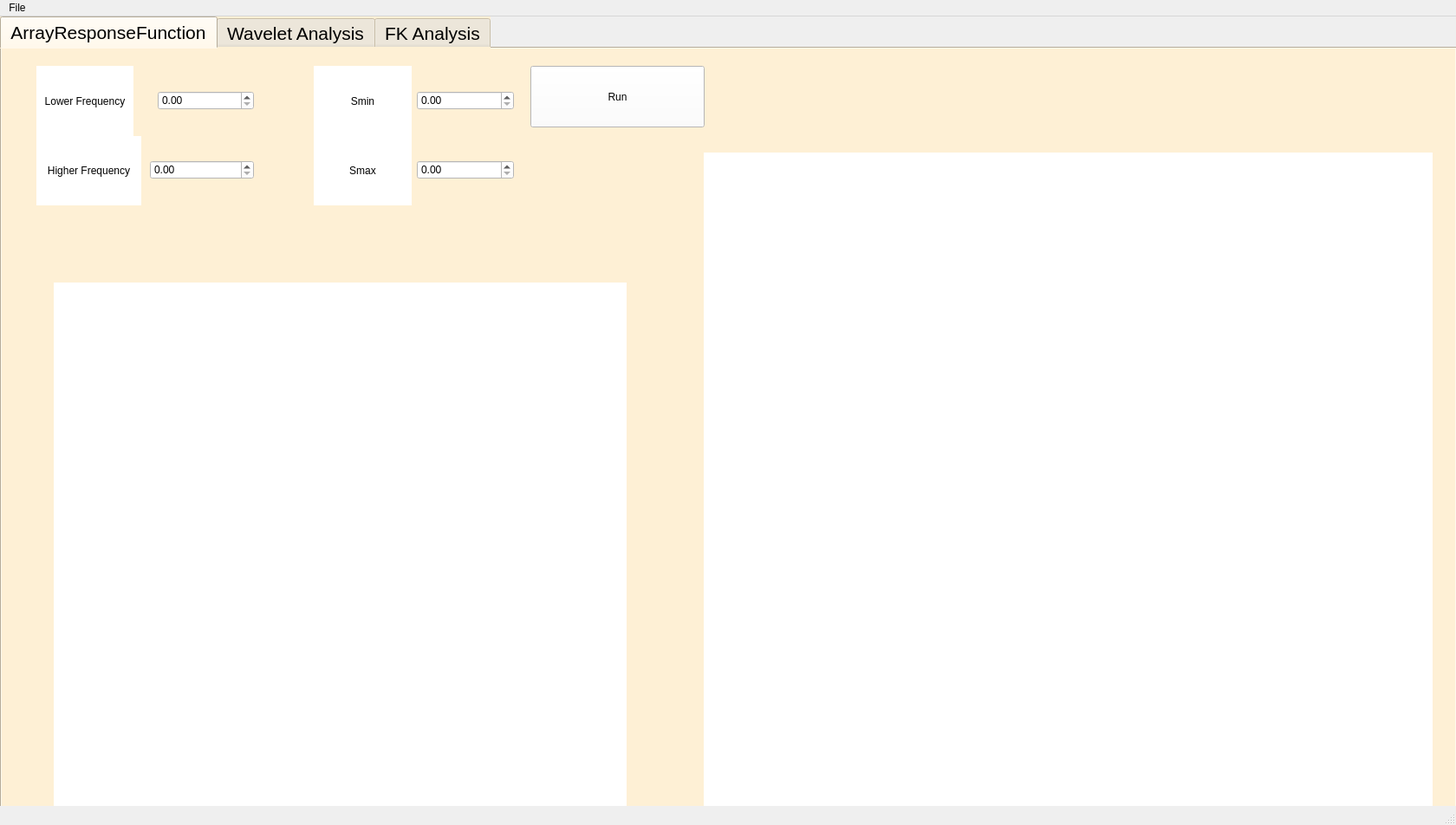
<?xml version="1.0" encoding="UTF-8"?>
<ui version="4.0">
 <class>MainWindow</class>
 <widget class="QMainWindow" name="MainWindow">
  <property name="geometry">
   <rect>
    <x>0</x>
    <y>0</y>
    <width>1680</width>
    <height>952</height>
   </rect>
  </property>
  <property name="windowTitle">
   <string>MainWindow</string>
  </property>
  <widget class="QWidget" name="centralwidget">
   <property name="autoFillBackground">
    <bool>true</bool>
   </property>
   <widget class="QTabWidget" name="ArrayAnalysis">
    <property name="geometry">
     <rect>
      <x>0</x>
      <y>0</y>
      <width>1681</width>
      <height>1011</height>
     </rect>
    </property>
    <property name="palette">
     <palette>
      <active>
       <colorrole role="Button">
        <brush brushstyle="SolidPattern">
         <color alpha="255">
          <red>254</red>
          <green>240</green>
          <blue>213</blue>
         </color>
        </brush>
       </colorrole>
       <colorrole role="Base">
        <brush brushstyle="SolidPattern">
         <color alpha="255">
          <red>254</red>
          <green>240</green>
          <blue>213</blue>
         </color>
        </brush>
       </colorrole>
       <colorrole role="Window">
        <brush brushstyle="SolidPattern">
         <color alpha="255">
          <red>254</red>
          <green>240</green>
          <blue>213</blue>
         </color>
        </brush>
       </colorrole>
      </active>
      <inactive>
       <colorrole role="Button">
        <brush brushstyle="SolidPattern">
         <color alpha="255">
          <red>254</red>
          <green>240</green>
          <blue>213</blue>
         </color>
        </brush>
       </colorrole>
       <colorrole role="Base">
        <brush brushstyle="SolidPattern">
         <color alpha="255">
          <red>254</red>
          <green>240</green>
          <blue>213</blue>
         </color>
        </brush>
       </colorrole>
       <colorrole role="Window">
        <brush brushstyle="SolidPattern">
         <color alpha="255">
          <red>254</red>
          <green>240</green>
          <blue>213</blue>
         </color>
        </brush>
       </colorrole>
      </inactive>
      <disabled>
       <colorrole role="Button">
        <brush brushstyle="SolidPattern">
         <color alpha="255">
          <red>254</red>
          <green>240</green>
          <blue>213</blue>
         </color>
        </brush>
       </colorrole>
       <colorrole role="Base">
        <brush brushstyle="SolidPattern">
         <color alpha="255">
          <red>254</red>
          <green>240</green>
          <blue>213</blue>
         </color>
        </brush>
       </colorrole>
       <colorrole role="Window">
        <brush brushstyle="SolidPattern">
         <color alpha="255">
          <red>254</red>
          <green>240</green>
          <blue>213</blue>
         </color>
        </brush>
       </colorrole>
      </disabled>
     </palette>
    </property>
    <property name="font">
     <font>
      <family>Arial</family>
      <pointsize>16</pointsize>
      <weight>50</weight>
      <italic>false</italic>
      <bold>false</bold>
     </font>
    </property>
    <property name="mouseTracking">
     <bool>true</bool>
    </property>
    <property name="toolTip">
     <string>&lt;html&gt;&lt;head/&gt;&lt;body&gt;&lt;p&gt;Seismogram&lt;/p&gt;&lt;/body&gt;&lt;/html&gt;</string>
    </property>
    <property name="whatsThis">
     <string>&lt;html&gt;&lt;head/&gt;&lt;body&gt;&lt;p&gt;FK analysis&lt;/p&gt;&lt;/body&gt;&lt;/html&gt;</string>
    </property>
    <property name="styleSheet">
     <string notr="true">background-color: rgb(231, 247, 248);
background-color: rgb(254, 240, 213);
font: 16pt &quot;Arial&quot;;
</string>
    </property>
    <property name="currentIndex">
     <number>0</number>
    </property>
    <property name="usesScrollButtons">
     <bool>false</bool>
    </property>
    <widget class="QWidget" name="ArrayResponseFunction">
     <property name="font">
      <font>
       <family>Arial</family>
       <pointsize>16</pointsize>
       <weight>50</weight>
       <italic>false</italic>
       <bold>false</bold>
      </font>
     </property>
     <attribute name="title">
      <string>ArrayResponseFunction</string>
     </attribute>
     <widget class="QWidget" name="horizontalLayoutWidget">
      <property name="geometry">
       <rect>
        <x>40</x>
        <y>100</y>
        <width>251</width>
        <height>81</height>
       </rect>
      </property>
      <layout class="QHBoxLayout" name="horizontalLayout">
       <property name="spacing">
        <number>10</number>
       </property>
       <item>
        <widget class="QLabel" name="label_3">
         <property name="styleSheet">
          <string notr="true">background-color: rgb(255, 255, 255);</string>
         </property>
         <property name="text">
          <string>Higher Frequency</string>
         </property>
         <property name="alignment">
          <set>Qt::AlignCenter</set>
         </property>
        </widget>
       </item>
       <item>
        <widget class="QDoubleSpinBox" name="HF">
         <property name="styleSheet">
          <string notr="true">background-color: rgb(255, 255, 255);</string>
         </property>
         <property name="decimals">
          <number>2</number>
         </property>
        </widget>
       </item>
      </layout>
     </widget>
     <widget class="QWidget" name="horizontalLayoutWidget_2">
      <property name="geometry">
       <rect>
        <x>40</x>
        <y>20</y>
        <width>251</width>
        <height>81</height>
       </rect>
      </property>
      <layout class="QHBoxLayout" name="horizontalLayout_2">
       <property name="spacing">
        <number>28</number>
       </property>
       <item>
        <widget class="QLabel" name="label_2">
         <property name="styleSheet">
          <string notr="true">background-color: rgb(255, 255, 255);</string>
         </property>
         <property name="text">
          <string>Lower Frequency</string>
         </property>
         <property name="alignment">
          <set>Qt::AlignCenter</set>
         </property>
        </widget>
       </item>
       <item>
        <widget class="QDoubleSpinBox" name="LF">
         <property name="styleSheet">
          <string notr="true">background-color: rgb(255, 255, 255);</string>
         </property>
         <property name="decimals">
          <number>2</number>
         </property>
        </widget>
       </item>
      </layout>
     </widget>
     <widget class="QPushButton" name="pb_test">
      <property name="geometry">
       <rect>
        <x>610</x>
        <y>20</y>
        <width>201</width>
        <height>71</height>
       </rect>
      </property>
      <property name="styleSheet">
       <string notr="true">background-color: rgb(255, 255, 255);</string>
      </property>
      <property name="text">
       <string>Run</string>
      </property>
     </widget>
     <widget class="QWidget" name="horizontalLayoutWidget_3">
      <property name="geometry">
       <rect>
        <x>360</x>
        <y>20</y>
        <width>231</width>
        <height>81</height>
       </rect>
      </property>
      <layout class="QHBoxLayout" name="horizontalLayout_3">
       <item>
        <widget class="QLabel" name="label">
         <property name="styleSheet">
          <string notr="true">background-color: rgb(255, 255, 255);</string>
         </property>
         <property name="text">
          <string>Smin</string>
         </property>
         <property name="alignment">
          <set>Qt::AlignCenter</set>
         </property>
        </widget>
       </item>
       <item>
        <widget class="QDoubleSpinBox" name="Smin">
         <property name="styleSheet">
          <string notr="true">background-color: rgb(255, 255, 255);</string>
         </property>
         <property name="decimals">
          <number>2</number>
         </property>
        </widget>
       </item>
      </layout>
     </widget>
     <widget class="QWidget" name="horizontalLayoutWidget_4">
      <property name="geometry">
       <rect>
        <x>360</x>
        <y>100</y>
        <width>231</width>
        <height>81</height>
       </rect>
      </property>
      <layout class="QHBoxLayout" name="horizontalLayout_4">
       <item>
        <widget class="QLabel" name="label_4">
         <property name="autoFillBackground">
          <bool>false</bool>
         </property>
         <property name="styleSheet">
          <string notr="true">background-color: rgb(255, 255, 255);</string>
         </property>
         <property name="text">
          <string>Smax</string>
         </property>
         <property name="alignment">
          <set>Qt::AlignCenter</set>
         </property>
        </widget>
       </item>
       <item>
        <widget class="QDoubleSpinBox" name="Smax">
         <property name="styleSheet">
          <string notr="true">background-color: rgb(255, 255, 255);</string>
         </property>
         <property name="decimals">
          <number>2</number>
         </property>
        </widget>
       </item>
      </layout>
     </widget>
     <widget class="MatplotlibWidget_1" name="grafico3" native="true">
      <property name="geometry">
       <rect>
        <x>60</x>
        <y>270</y>
        <width>661</width>
        <height>661</height>
       </rect>
      </property>
      <property name="styleSheet">
       <string notr="true">background-color: rgb(255, 255, 255);</string>
      </property>
     </widget>
     <widget class="MatplotlibWidget_2" name="grafico4" native="true">
      <property name="geometry">
       <rect>
        <x>810</x>
        <y>120</y>
        <width>841</width>
        <height>841</height>
       </rect>
      </property>
      <property name="styleSheet">
       <string notr="true">background-color: rgb(255, 255, 255);</string>
      </property>
     </widget>
    </widget>
    <widget class="QWidget" name="WaveletAnalysis">
     <attribute name="title">
      <string>Wavelet Analysis</string>
     </attribute>
     <widget class="QWidget" name="verticalLayoutWidget">
      <property name="geometry">
       <rect>
        <x>20</x>
        <y>10</y>
        <width>251</width>
        <height>112</height>
       </rect>
      </property>
      <layout class="QVBoxLayout" name="verticalLayout">
       <item>
        <widget class="QPushButton" name="pushButton">
         <property name="styleSheet">
          <string notr="true">background-color: rgb(255, 255, 255);</string>
         </property>
         <property name="text">
          <string>Path to the Seimograms</string>
         </property>
        </widget>
       </item>
       <item>
        <widget class="QLineEdit" name="line1">
         <property name="styleSheet">
          <string notr="true">background-color: rgb(255, 255, 255);</string>
         </property>
         <property name="text">
          <string/>
         </property>
        </widget>
       </item>
      </layout>
     </widget>
     <widget class="QWidget" name="verticalLayoutWidget_2">
      <property name="geometry">
       <rect>
        <x>280</x>
        <y>10</y>
        <width>251</width>
        <height>112</height>
       </rect>
      </property>
      <layout class="QVBoxLayout" name="verticalLayout_2">
       <item>
        <widget class="QPushButton" name="pushButton_2">
         <property name="styleSheet">
          <string notr="true">background-color: rgb(255, 255, 255);</string>
         </property>
         <property name="text">
          <string>Path to the output</string>
         </property>
        </widget>
       </item>
       <item>
        <widget class="QLineEdit" name="line2">
         <property name="styleSheet">
          <string notr="true">background-color: rgb(255, 255, 255);</string>
         </property>
        </widget>
       </item>
      </layout>
     </widget>
     <widget class="QDoubleSpinBox" name="LF1">
      <property name="geometry">
       <rect>
        <x>810</x>
        <y>10</y>
        <width>68</width>
        <height>24</height>
       </rect>
      </property>
      <property name="styleSheet">
       <string notr="true">background-color: rgb(255, 255, 255);</string>
      </property>
     </widget>
     <widget class="QDoubleSpinBox" name="HF1">
      <property name="geometry">
       <rect>
        <x>810</x>
        <y>40</y>
        <width>68</width>
        <height>24</height>
       </rect>
      </property>
      <property name="styleSheet">
       <string notr="true">background-color: rgb(255, 255, 255);</string>
      </property>
     </widget>
     <widget class="QDoubleSpinBox" name="NC1">
      <property name="geometry">
       <rect>
        <x>1090</x>
        <y>10</y>
        <width>68</width>
        <height>24</height>
       </rect>
      </property>
      <property name="styleSheet">
       <string notr="true">background-color: rgb(255, 255, 255);</string>
      </property>
     </widget>
     <widget class="QPlainTextEdit" name="plainTextEdit_3">
      <property name="geometry">
       <rect>
        <x>560</x>
        <y>10</y>
        <width>241</width>
        <height>31</height>
       </rect>
      </property>
      <property name="styleSheet">
       <string notr="true">background-color: rgb(255, 255, 255);</string>
      </property>
      <property name="plainText">
       <string>Lower Frequency</string>
      </property>
     </widget>
     <widget class="QPlainTextEdit" name="plainTextEdit_4">
      <property name="geometry">
       <rect>
        <x>560</x>
        <y>40</y>
        <width>241</width>
        <height>31</height>
       </rect>
      </property>
      <property name="styleSheet">
       <string notr="true">background-color: rgb(255, 255, 255);</string>
      </property>
      <property name="plainText">
       <string>Higher Frequency</string>
      </property>
     </widget>
     <widget class="QPlainTextEdit" name="plainTextEdit_5">
      <property name="geometry">
       <rect>
        <x>890</x>
        <y>10</y>
        <width>191</width>
        <height>31</height>
       </rect>
      </property>
      <property name="styleSheet">
       <string notr="true">background-color: rgb(255, 255, 255);</string>
      </property>
      <property name="plainText">
       <string>Number of Cycles min</string>
      </property>
     </widget>
     <widget class="QPlainTextEdit" name="plainTextEdit_6">
      <property name="geometry">
       <rect>
        <x>560</x>
        <y>70</y>
        <width>241</width>
        <height>31</height>
       </rect>
      </property>
      <property name="styleSheet">
       <string notr="true">background-color: rgb(255, 255, 255);</string>
      </property>
      <property name="plainText">
       <string>Wavelet Duration</string>
      </property>
     </widget>
     <widget class="QDoubleSpinBox" name="WD">
      <property name="geometry">
       <rect>
        <x>810</x>
        <y>70</y>
        <width>68</width>
        <height>24</height>
       </rect>
      </property>
      <property name="styleSheet">
       <string notr="true">background-color: rgb(255, 255, 255);</string>
      </property>
     </widget>
     <widget class="QPlainTextEdit" name="plainTextEdit_7">
      <property name="geometry">
       <rect>
        <x>890</x>
        <y>40</y>
        <width>191</width>
        <height>31</height>
       </rect>
      </property>
      <property name="styleSheet">
       <string notr="true">background-color: rgb(255, 255, 255);</string>
      </property>
      <property name="plainText">
       <string>Number of Cycles max</string>
      </property>
     </widget>
     <widget class="QDoubleSpinBox" name="NC2">
      <property name="geometry">
       <rect>
        <x>1090</x>
        <y>40</y>
        <width>68</width>
        <height>24</height>
       </rect>
      </property>
      <property name="styleSheet">
       <string notr="true">background-color: rgb(255, 255, 255);</string>
      </property>
     </widget>
     <widget class="QPushButton" name="check1">
      <property name="geometry">
       <rect>
        <x>1210</x>
        <y>20</y>
        <width>181</width>
        <height>81</height>
       </rect>
      </property>
      <property name="styleSheet">
       <string notr="true">background-color: rgb(255, 255, 255);</string>
      </property>
      <property name="text">
       <string>Run</string>
      </property>
     </widget>
     <widget class="QLabel" name="plotWavelet">
      <property name="geometry">
       <rect>
        <x>510</x>
        <y>130</y>
        <width>501</width>
        <height>851</height>
       </rect>
      </property>
      <property name="styleSheet">
       <string notr="true">background-color: rgb(255, 255, 255);</string>
      </property>
      <property name="text">
       <string/>
      </property>
     </widget>
     <widget class="QLabel" name="plotSeismogram">
      <property name="geometry">
       <rect>
        <x>10</x>
        <y>130</y>
        <width>501</width>
        <height>851</height>
       </rect>
      </property>
      <property name="styleSheet">
       <string notr="true">background-color: rgb(255, 255, 255);</string>
      </property>
      <property name="text">
       <string/>
      </property>
     </widget>
     <widget class="QLabel" name="plotScalogram">
      <property name="geometry">
       <rect>
        <x>990</x>
        <y>130</y>
        <width>681</width>
        <height>851</height>
       </rect>
      </property>
      <property name="styleSheet">
       <string notr="true">background-color: rgb(255, 255, 255);</string>
      </property>
      <property name="text">
       <string/>
      </property>
     </widget>
     <widget class="QLabel" name="label_5">
      <property name="geometry">
       <rect>
        <x>200</x>
        <y>140</y>
        <width>111</width>
        <height>31</height>
       </rect>
      </property>
      <property name="styleSheet">
       <string notr="true">font: 18pt &quot;DIN Alternate&quot;;
background-color: rgb(255, 255, 255);</string>
      </property>
      <property name="text">
       <string>Seismograms</string>
      </property>
     </widget>
     <widget class="QLabel" name="label_6">
      <property name="geometry">
       <rect>
        <x>740</x>
        <y>140</y>
        <width>31</width>
        <height>31</height>
       </rect>
      </property>
      <property name="styleSheet">
       <string notr="true">font: 18pt &quot;DIN Alternate&quot;;
background-color: rgb(255, 255, 255);</string>
      </property>
      <property name="text">
       <string>CFs</string>
      </property>
     </widget>
     <widget class="QLabel" name="label_7">
      <property name="geometry">
       <rect>
        <x>1280</x>
        <y>140</y>
        <width>91</width>
        <height>31</height>
       </rect>
      </property>
      <property name="styleSheet">
       <string notr="true">font: 18pt &quot;DIN Alternate&quot;;
background-color: rgb(255, 255, 255);</string>
      </property>
      <property name="text">
       <string>Scalograms</string>
      </property>
     </widget>
    </widget>
    <widget class="QWidget" name="FK">
     <property name="font">
      <font>
       <family>Arial</family>
       <pointsize>16</pointsize>
       <weight>50</weight>
       <italic>false</italic>
       <bold>false</bold>
      </font>
     </property>
     <attribute name="title">
      <string>FK Analysis</string>
     </attribute>
     <widget class="QPushButton" name="RunFK">
      <property name="geometry">
       <rect>
        <x>1120</x>
        <y>80</y>
        <width>231</width>
        <height>111</height>
       </rect>
      </property>
      <property name="styleSheet">
       <string notr="true">background-color: rgb(255, 255, 255);</string>
      </property>
      <property name="text">
       <string>RUN</string>
      </property>
     </widget>
     <widget class="QDoubleSpinBox" name="LF2">
      <property name="geometry">
       <rect>
        <x>230</x>
        <y>280</y>
        <width>68</width>
        <height>24</height>
       </rect>
      </property>
      <property name="styleSheet">
       <string notr="true">background-color: rgb(255, 255, 255);</string>
      </property>
     </widget>
     <widget class="QDoubleSpinBox" name="HF2">
      <property name="geometry">
       <rect>
        <x>230</x>
        <y>350</y>
        <width>68</width>
        <height>24</height>
       </rect>
      </property>
      <property name="styleSheet">
       <string notr="true">background-color: rgb(255, 255, 255);</string>
      </property>
     </widget>
     <widget class="QPlainTextEdit" name="plainTextEdit_8">
      <property name="geometry">
       <rect>
        <x>60</x>
        <y>270</y>
        <width>141</width>
        <height>61</height>
       </rect>
      </property>
      <property name="font">
       <font>
        <family>Arial</family>
        <pointsize>16</pointsize>
        <weight>50</weight>
        <italic>false</italic>
        <bold>false</bold>
       </font>
      </property>
      <property name="styleSheet">
       <string notr="true">background-color: rgb(255, 255, 255);</string>
      </property>
      <property name="plainText">
       <string>
Lower Frequency</string>
      </property>
      <property name="centerOnScroll">
       <bool>false</bool>
      </property>
     </widget>
     <widget class="QPlainTextEdit" name="plainTextEdit_9">
      <property name="geometry">
       <rect>
        <x>60</x>
        <y>330</y>
        <width>141</width>
        <height>61</height>
       </rect>
      </property>
      <property name="font">
       <font>
        <family>Arial</family>
        <pointsize>16</pointsize>
        <weight>50</weight>
        <italic>false</italic>
        <bold>false</bold>
       </font>
      </property>
      <property name="styleSheet">
       <string notr="true">background-color: rgb(255, 255, 255);</string>
      </property>
      <property name="plainText">
       <string>
Higher Frequency</string>
      </property>
     </widget>
     <widget class="QPlainTextEdit" name="plainTextEdit_10">
      <property name="geometry">
       <rect>
        <x>60</x>
        <y>400</y>
        <width>141</width>
        <height>61</height>
       </rect>
      </property>
      <property name="font">
       <font>
        <family>Arial</family>
        <pointsize>16</pointsize>
        <weight>50</weight>
        <italic>false</italic>
        <bold>false</bold>
       </font>
      </property>
      <property name="styleSheet">
       <string notr="true">background-color: rgb(255, 255, 255);
border-color: rgb(255, 255, 255);</string>
      </property>
      <property name="plainText">
       <string>
 Max Slowness</string>
      </property>
     </widget>
     <widget class="QPlainTextEdit" name="plainTextEdit_11">
      <property name="geometry">
       <rect>
        <x>60</x>
        <y>470</y>
        <width>141</width>
        <height>61</height>
       </rect>
      </property>
      <property name="font">
       <font>
        <family>Arial</family>
        <pointsize>16</pointsize>
        <weight>50</weight>
        <italic>false</italic>
        <bold>false</bold>
       </font>
      </property>
      <property name="styleSheet">
       <string notr="true">background-color: rgb(255, 255, 255);</string>
      </property>
      <property name="plainText">
       <string>Slowness 
Resolution</string>
      </property>
     </widget>
     <widget class="QDoubleSpinBox" name="MaxSlow">
      <property name="geometry">
       <rect>
        <x>220</x>
        <y>420</y>
        <width>68</width>
        <height>24</height>
       </rect>
      </property>
      <property name="styleSheet">
       <string notr="true">background-color: rgb(255, 255, 255);</string>
      </property>
     </widget>
     <widget class="QDoubleSpinBox" name="SlowRes">
      <property name="geometry">
       <rect>
        <x>220</x>
        <y>480</y>
        <width>68</width>
        <height>24</height>
       </rect>
      </property>
      <property name="styleSheet">
       <string notr="true">background-color: rgb(255, 255, 255);</string>
      </property>
     </widget>
     <widget class="QWidget" name="verticalLayoutWidget_3">
      <property name="geometry">
       <rect>
        <x>120</x>
        <y>10</y>
        <width>681</width>
        <height>112</height>
       </rect>
      </property>
      <layout class="QVBoxLayout" name="verticalLayout_3">
       <property name="spacing">
        <number>0</number>
       </property>
       <property name="leftMargin">
        <number>12</number>
       </property>
       <property name="rightMargin">
        <number>12</number>
       </property>
       <item>
        <widget class="QLineEdit" name="path_FK">
         <property name="styleSheet">
          <string notr="true">background-color: rgb(255, 255, 255);</string>
         </property>
         <property name="text">
          <string/>
         </property>
        </widget>
       </item>
      </layout>
     </widget>
     <widget class="QWidget" name="verticalLayoutWidget_4">
      <property name="geometry">
       <rect>
        <x>120</x>
        <y>120</y>
        <width>681</width>
        <height>112</height>
       </rect>
      </property>
      <layout class="QVBoxLayout" name="verticalLayout_4">
       <item>
        <widget class="QLineEdit" name="path_coords">
         <property name="styleSheet">
          <string notr="true">background-color: rgb(255, 255, 255);</string>
         </property>
         <property name="text">
          <string/>
         </property>
        </widget>
       </item>
      </layout>
     </widget>
     <widget class="QPlainTextEdit" name="plainTextEdit_14">
      <property name="geometry">
       <rect>
        <x>820</x>
        <y>140</y>
        <width>211</width>
        <height>61</height>
       </rect>
      </property>
      <property name="styleSheet">
       <string notr="true">background-color: rgb(255, 255, 255);</string>
      </property>
      <property name="plainText">
       <string>
    Path to Coordinates</string>
      </property>
     </widget>
     <widget class="QPlainTextEdit" name="plainTextEdit_15">
      <property name="geometry">
       <rect>
        <x>60</x>
        <y>540</y>
        <width>141</width>
        <height>61</height>
       </rect>
      </property>
      <property name="font">
       <font>
        <family>Arial</family>
        <pointsize>16</pointsize>
        <weight>50</weight>
        <italic>false</italic>
        <bold>false</bold>
       </font>
      </property>
      <property name="styleSheet">
       <string notr="true">background-color: rgb(255, 255, 255);</string>
      </property>
      <property name="plainText">
       <string>Temporal 
Window</string>
      </property>
     </widget>
     <widget class="QPlainTextEdit" name="plainTextEdit_16">
      <property name="geometry">
       <rect>
        <x>60</x>
        <y>620</y>
        <width>141</width>
        <height>61</height>
       </rect>
      </property>
      <property name="font">
       <font>
        <family>Arial</family>
        <pointsize>16</pointsize>
        <weight>50</weight>
        <italic>false</italic>
        <bold>false</bold>
       </font>
      </property>
      <property name="styleSheet">
       <string notr="true">background-color: rgb(255, 255, 255);</string>
      </property>
      <property name="plainText">
       <string>Window 
Fraction</string>
      </property>
     </widget>
     <widget class="QDoubleSpinBox" name="TW">
      <property name="geometry">
       <rect>
        <x>220</x>
        <y>550</y>
        <width>68</width>
        <height>24</height>
       </rect>
      </property>
      <property name="styleSheet">
       <string notr="true">background-color: rgb(255, 255, 255);</string>
      </property>
     </widget>
     <widget class="QDoubleSpinBox" name="Wfrac">
      <property name="geometry">
       <rect>
        <x>220</x>
        <y>630</y>
        <width>68</width>
        <height>24</height>
       </rect>
      </property>
      <property name="styleSheet">
       <string notr="true">background-color: rgb(255, 255, 255);</string>
      </property>
     </widget>
     <widget class="QPlainTextEdit" name="plainTextEdit_13">
      <property name="geometry">
       <rect>
        <x>820</x>
        <y>30</y>
        <width>211</width>
        <height>61</height>
       </rect>
      </property>
      <property name="styleSheet">
       <string notr="true">background-color: rgb(255, 255, 255);</string>
      </property>
      <property name="plainText">
       <string>
    Path to Data</string>
      </property>
     </widget>
     <widget class="MatplotlibWidget_3" name="grafico5" native="true">
      <property name="geometry">
       <rect>
        <x>380</x>
        <y>240</y>
        <width>1241</width>
        <height>651</height>
       </rect>
      </property>
      <property name="styleSheet">
       <string notr="true">background-color: rgb(255, 255, 255);</string>
      </property>
     </widget>
     <widget class="QLineEdit" name="DateFK">
      <property name="geometry">
       <rect>
        <x>50</x>
        <y>770</y>
        <width>113</width>
        <height>21</height>
       </rect>
      </property>
      <property name="styleSheet">
       <string notr="true">background-color: rgb(255, 255, 255);</string>
      </property>
     </widget>
     <widget class="QLineEdit" name="secFK">
      <property name="geometry">
       <rect>
        <x>200</x>
        <y>770</y>
        <width>113</width>
        <height>21</height>
       </rect>
      </property>
      <property name="styleSheet">
       <string notr="true">background-color: rgb(255, 255, 255);</string>
      </property>
     </widget>
     <widget class="QLabel" name="label_45">
      <property name="geometry">
       <rect>
        <x>80</x>
        <y>740</y>
        <width>60</width>
        <height>16</height>
       </rect>
      </property>
      <property name="text">
       <string>Date</string>
      </property>
     </widget>
     <widget class="QLabel" name="label_46">
      <property name="geometry">
       <rect>
        <x>230</x>
        <y>740</y>
        <width>71</width>
        <height>16</height>
       </rect>
      </property>
      <property name="text">
       <string>Sec after</string>
      </property>
     </widget>
     <widget class="QRadioButton" name="FKbuttom">
      <property name="geometry">
       <rect>
        <x>70</x>
        <y>830</y>
        <width>100</width>
        <height>20</height>
       </rect>
      </property>
      <property name="text">
       <string>FK</string>
      </property>
     </widget>
     <widget class="QRadioButton" name="MTPbuttom">
      <property name="geometry">
       <rect>
        <x>200</x>
        <y>830</y>
        <width>171</width>
        <height>20</height>
       </rect>
      </property>
      <property name="text">
       <string>MTP.COHERENCE</string>
      </property>
     </widget>
    </widget>
   </widget>
  </widget>
  <widget class="QMenuBar" name="menubar">
   <property name="geometry">
    <rect>
     <x>0</x>
     <y>0</y>
     <width>1680</width>
     <height>22</height>
    </rect>
   </property>
   <widget class="QMenu" name="menuFile">
    <property name="title">
     <string>File</string>
    </property>
    <addaction name="actionOpen_Project"/>
    <addaction name="actionCreatenewProject"/>
    <addaction name="actionExit"/>
   </widget>
   <addaction name="menuFile"/>
  </widget>
  <widget class="QStatusBar" name="statusbar"/>
  <action name="actionOpen_Project">
   <property name="icon">
    <iconset>
     <normalon>:/Iconos/Imagenes/Compas.png</normalon>
    </iconset>
   </property>
   <property name="text">
    <string>Open Project</string>
   </property>
  </action>
  <action name="actionCreatenewProject">
   <property name="icon">
    <iconset>
     <normalon>:/Iconos/Imagenes/Lapiz.png</normalon>
    </iconset>
   </property>
   <property name="text">
    <string>Create a new Project</string>
   </property>
  </action>
  <action name="actionExit">
   <property name="icon">
    <iconset>
     <normalon>:/Iconos/Imagenes/Balc¢n.png</normalon>
    </iconset>
   </property>
   <property name="text">
    <string>Exit</string>
   </property>
  </action>
 </widget>
 <customwidgets>
  <customwidget>
   <class>MatplotlibWidget_1</class>
   <extends>QWidget</extends>
   <header>clases_mpl_pyqt</header>
   <container>1</container>
  </customwidget>
  <customwidget>
   <class>MatplotlibWidget_2</class>
   <extends>QWidget</extends>
   <header>clases_mpl_pyqt</header>
   <container>1</container>
  </customwidget>
  <customwidget>
   <class>MatplotlibWidget_3</class>
   <extends>QWidget</extends>
   <header location="global">clases_mpl_pyqt</header>
   <container>1</container>
  </customwidget>
 </customwidgets>
 <resources/>
 <connections/>
</ui>
